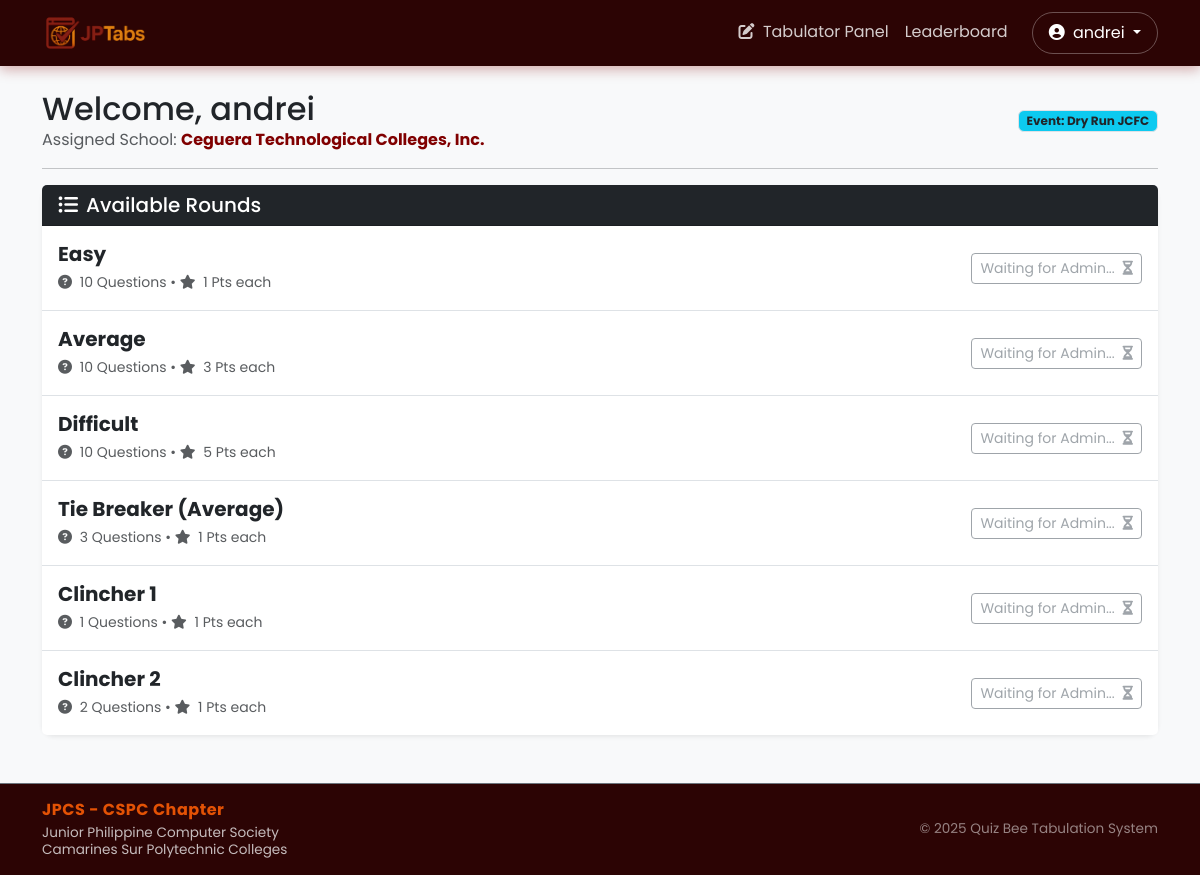
Screenshot of /tabulator/dashboard (signed in) with the database file from the repository.
### website/models.py (models this page shows, shortened)
class User(db.Model, UserMixin):
    id = db.Column(db.Integer, primary_key=True)
    username = db.Column(db.String(150), unique=True, nullable=False)
    password = db.Column(db.String(150), nullable=False)
    first_name = db.Column(db.String(150))
    role = db.Column(db.String(50))  # 'admin' or 'tabulator'
    schools_assigned = db.relationship('School', backref='tabulator', lazy=True)

class School(db.Model):
    id = db.Column(db.Integer, primary_key=True)
    name = db.Column(db.String(150), nullable=False) # Removed unique=True
    event_id = db.Column(db.Integer, db.ForeignKey('event.id'), nullable=False)
    user_id = db.Column(db.Integer, db.ForeignKey('user.id'), nullable=True)
    scores = db.relationship('Score', backref='school', cascade='all, delete-orphan')
    __table_args__ = (
        UniqueConstraint('name', 'event_id', name='unique_school_per_event'),
    )

class Event(db.Model):
    id = db.Column(db.Integer, primary_key=True)
    name = db.Column(db.String(150), nullable=False)
    is_active = db.Column(db.Boolean, default=False, index=True)
    scoring_type = db.Column(db.String(50), default='per_round')
    schools = db.relationship('School', backref='event', cascade='all, delete-orphan')
    rounds = db.relationship('Round', backref='event', cascade='all, delete-orphan')

class Round(db.Model):
    id = db.Column(db.Integer, primary_key=True)
    event_id = db.Column(db.Integer, db.ForeignKey('event.id'), nullable=False)
    number = db.Column(db.Integer, nullable=False)
    difficulty = db.Column(db.String(50), nullable=False)
    points = db.Column(db.Integer, nullable=False)
    total_questions = db.Column(db.Integer, nullable=False)
    is_active = db.Column(db.Boolean, default=False)
    qualifying_count = db.Column(db.Integer, default=0)
    is_final = db.Column(db.Boolean, default=False)
    participating_school_ids = db.Column(db.String(200), nullable=True)
    scores = db.relationship('Score', backref='round', cascade='all, delete-orphan')

### website/views.py (the view)
@views.route('/tabulator/dashboard')
@login_required
def tabulator_dashboard():
    if current_user.role != 'tabulator': return "Unauthorized", 403
    active_event = Event.query.filter_by(is_active=True).first()
    school = None
    rounds = []
    if active_event:
        school = School.query.filter_by(event_id=active_event.id, user_id=current_user.id).first()
        rounds = active_event.rounds
    return render_template('tabulator/tabulator_dashboard.html', school=school, active_event=active_event, rounds=rounds)

### website/__init__.py (called while the page is built)
def create_app():
    app = Flask(__name__)
    app.config['SECRET_KEY'] = 'kyle heineken lee'
    app.config['SQLALCHEMY_DATABASE_URI'] = f'sqlite:///{DB_NAME}'
    db.init_app(app)
    from .models import User
    from .views import views
    from .auth import auth
    app.register_blueprint(views, url_prefix='/')
    app.register_blueprint(auth, url_prefix='/')
    login_manager.init_app(app)
    @login_manager.user_loader
    def load_user(id):
        return User.query.get(int(id))
    return app

### website/templates/tabulator/tabulator_dashboard.html (shortened to what this page needs)
{% extends "base.html" %}
{% block content %}
<div class="container mt-4">
    <div class="d-flex justify-content-between align-items-center mb-3">
        <div>
            <h2 class="mb-0">Welcome, {{ current_user.username }}</h2>
            <p class="text-muted mb-0">
                Assigned School:
                <span class="fw-bold text-primary">
                    {{ school.name if school else "Not Assigned" }}
                </span>
            </p>
        </div>
        {% if active_event %}
            <span class="badge bg-info text-dark border">
                Event: {{ active_event.name }}
            </span>
        {% endif %}
    </div>
    <hr>
    {% if not active_event %}
        <div class="alert alert-warning shadow-sm" role="alert">
            <i class="fas fa-exclamation-triangle me-2"></i>
            No active Quiz Bee Event has been set by the Admin yet.
        </div>
    {% elif not school %}
         <div class="alert alert-danger shadow-sm" role="alert">
            <i class="fas fa-user-times me-2"></i>
            You are not assigned to a school for the active event (<strong>{{ active_event.name }}</strong>).
            Please contact the Admin.
        </div>
    {% elif not rounds %}
        <div class="alert alert-info shadow-sm" role="alert">
            Event <strong>{{ active_event.name }}</strong> is active, but no rounds have been created yet.
        </div>
    {% else %}
        <div class="card shadow-sm">
            <div class="card-header bg-dark text-white">
                <h5 class="mb-0"><i class="fas fa-list-ul me-2"></i>Available Rounds</h5>
            </div>
            <div class="list-group list-group-flush">
                {% for round in rounds %}
                    <div class="list-group-item d-flex justify-content-between align-items-center p-3">
                        <div>
                            <h5 class="mb-1 fw-bold text-dark">{{ round.difficulty }}</h5>
                            <small class="text-muted">
                                <i class="fas fa-question-circle me-1"></i> {{ round.total_questions }} Questions
                                &bull;
                                <i class="fas fa-star me-1"></i> {{ round.points }} Pts each
                            </small>
                        </div>
                        <div>
                            {% if round.is_active %}
                                {% if round.is_school_allowed(school.id) %}
                                    <a href="{{ url_for('views.scoring', round_id=round.id) }}"
                                       class="btn btn-success fw-bold shadow-sm">
                                       ENTER SCORING <i class="fas fa-chevron-right ms-1"></i>
                                    </a>
                                {% else %}
                                    <button class="btn btn-secondary btn-sm" disabled>
                                        Not Participating <i class="fas fa-ban ms-1"></i>
                                    </button>
                                {% endif %}
                            {% else %}
                                <button class="btn btn-outline-secondary btn-sm" disabled>
                                    Waiting for Admin... <i class="fas fa-hourglass-half ms-1"></i>
                                </button>
                            {% endif %}
                        </div>
                    </div>
                {% endfor %}
            </div>
        </div>
    {% endif %}
</div>
{% endblock %}

### website/templates/base.html (shortened to what this page needs)
<!DOCTYPE html>
<html lang="en">
<head>
    <link href="https://cdn.jsdelivr.net/npm/bootstrap@5.3.2/dist/css/bootstrap.min.css" rel="stylesheet">
    <link rel="stylesheet" href="https://cdnjs.cloudflare.com/ajax/libs/font-awesome/6.4.2/css/all.min.css">
</head>
<body>
    <nav class="navbar navbar-expand-lg navbar-dark sticky-top">
        <div class="container">
            <a class="navbar-brand" href="/">
                <img src="{{ url_for('static', filename='JPTABS.png') }}" alt="JPCS Logo" class="nav-logo p-1">
            </a>
            <div class="collapse navbar-collapse" id="navbarContent">
                <ul class="navbar-nav ms-auto mb-2 mb-lg-0">
                    {% if current_user.is_authenticated %}
                        <li class="nav-item">
                            {% if current_user.role == 'admin' %}
                                <a class="nav-link" href="{{ url_for('views.admin_dashboard') }}">
                                    <i class="fas fa-tachometer-alt me-1"></i> Admin Panel
                                </a>
                            {% else %}
                                <a class="nav-link" href="{{ url_for('views.tabulator_dashboard') }}">
                                    <i class="fas fa-edit me-1"></i> Tabulator Panel
                                </a>
                            {% endif %}
                        </li>
                    {% else %}
                        <li class="nav-item">
                            <a class="nav-link" href="{{ url_for('views.home') }}">Home</a>
                        </li>
                    {% endif %}
                    <li class="nav-item">
                        <a class="nav-link" href="{{ url_for('views.leaderboard') }}">Leaderboard</a>
                    </li>
                    {% if current_user.is_authenticated %}
                        <li class="nav-item dropdown ms-lg-3">
                            <a class="nav-link dropdown-toggle btn btn-outline-light rounded-pill px-3" href="#" role="button" data-bs-toggle="dropdown" style="color: white !important; border: 1px solid rgba(255,255,255,0.3);">
                                <i class="fas fa-user-circle me-1"></i> {{ current_user.username }}
                            </a>
                        </li>
                    {% else %}
                        <li class="nav-item ms-lg-3">
                            <a class="nav-link btn btn-warning text-dark px-3 rounded-pill fw-bold" href="{{ url_for('auth.login') }}" style="color: #2C0404 !important;">
                                Login
                            </a>
                        </li>
                    {% endif %}
                </ul>
            </div>
        </div>
    </nav>
    <div class="flex-grow-1 d-flex flex-column">
        {% block content %}{% endblock %}
    </div>
    <footer class="text-white py-3 mt-5 border-top border-secondary" style="background-color: var(--jpcs-dark) !important; font-size: 0.85rem;">
        <div class="container">
            <div class="row align-items-center">
                <div class="col-md-8 text-md-start text-center mb-2 mb-md-0">
                    <h6 class="fw-bold mb-1" style="color: var(--jpcs-orange); letter-spacing: 0.5px;">JPCS - CSPC Chapter</h6>
                    <div class="text-light opacity-75" style="line-height: 1.3;">
                        Junior Philippine Computer Society<br>
                        Camarines Sur Polytechnic Colleges
                    </div>
                </div>
                <div class="col-md-4 text-md-end text-center">
                    <a href="{{ url_for('views.about') }}" class="text-white-50 text-decoration-none footer-link">
                        &copy; 2025 Quiz Bee Tabulation System
                    </a>
                </div>
            </div>
        </div>
    </footer>
</body>
</html>

### website/templates/base.html (style rules this page uses)
:root { --jpcs-maroon: #800000; --jpcs-orange: #E35205; --jpcs-dark: #2C0404; --jpcs-light: #FFF5F0; }
body { font-family: 'Poppins', sans-serif; background-color: #f8f9fa; display: flex; flex-direction: column; min-height: 100vh; }
.navbar { background-color: var(--jpcs-dark) !important; box-shadow: 0 4px 12px rgba(128, 0, 0, 0.3); }
.navbar-brand { color: var(--jpcs-orange) !important; font-weight: 700; letter-spacing: 1px; }
.nav-link { color: rgba(255, 255, 255, 0.8) !important; }
.card { border: none; border-radius: 12px; }
.text-primary { color: var(--jpcs-maroon) !important; }
.nav-logo { height: 40px; vertical-align: middle; }

### rows the page displays
User: username "andrei"
School: name "Ceguera Technological Colleges, Inc."
Event: name "Dry Run JCFC"
Round: difficulty "Easy", total_questions "10", points "1", is_active "Waiting for Admin..."
Round: difficulty "Average", total_questions "10", points "3", is_active "Waiting for Admin..."
Round: difficulty "Difficult", total_questions "10", points "5", is_active "Waiting for Admin..."
Round: difficulty "Tie Breaker (Average)", total_questions "3", points "1", is_active "Waiting for Admin..."
Round: difficulty "Clincher 1", total_questions "1", points "1", is_active "Waiting for Admin..."
Round: difficulty "Clincher 2", total_questions "2", points "1", is_active "Waiting for Admin..."
